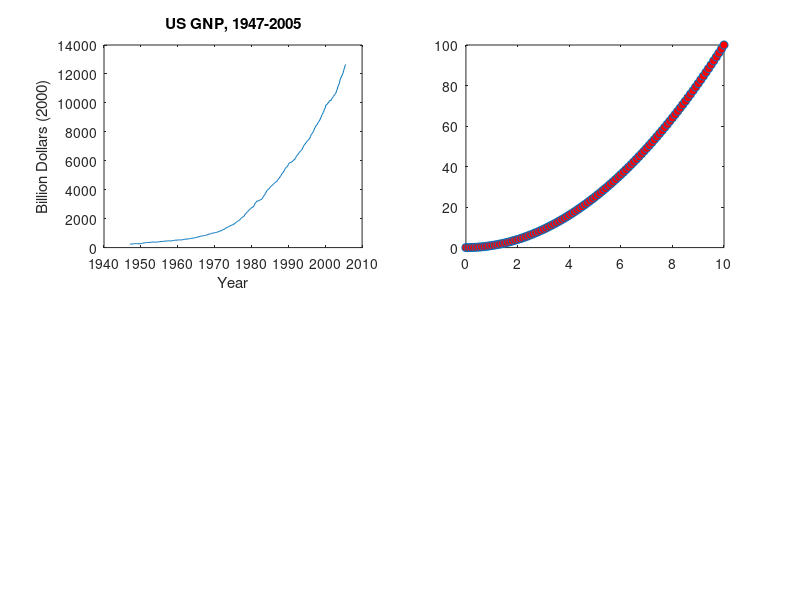

The MATLAB source for this figure: (Note: this script raises an error after producing the figure.)
%% Graph 1, US Gross National Product
% Load the lab5_1_GNP.csv data into MATLAB
% Hint: use csvread() to store the data in a variable
Yearly_GNP = csvread('lab5_1_GNP.csv');

% Store the fist column of the data in a variable called 'years'
years = Yearly_GNP(:,1);

% Store the second column of the data in a variable called 'GNP'
GNP = Yearly_GNP(:,2);

% Set the location of this graph as the top left corner of the figure
% Hint: use subplot()
figure();
subplot(2, 2, 1);

% Plot Graph 1 with years on the x-axis and GNP on the y-axis
plot(years, GNP);

% Title Graph 1 as 'US GNP, 1947-2005'
title('US GNP, 1947-2005');
% Label the x-axis as 'Year'
xlabel('Year');
% Label the y-axis as 'Billion Dollars (2000)'
ylabel('Billion Dollars (2000)');

%% Graph 2, Quadratic Function
% Create a vector, x1, with values from 0 to 10 with increments of 0.01
x1 = linspace(0, 10, 101);

% Create a vector, y1, with the same dimensions of x1, 
% where y1 is x1 squared
y1 = x1 .^ 2;

% Plot this graph in the top right corner of the figure
% Use your x variable for the x-axis and y variable as the y-axis
% Use a red line with circle markers when plotting
subplot(2, 2, 2);
p = plot(x1, y1, 'o', 'MarkerFaceColor', 'r');
p(1).Color = 'red';
%set(gca, 'XTick', (0:2:10));
%set(gca, 'YTick', (0:20:100));

% Title this graph as 'Graph of a Quadratic Function'
title('Graph of a Quadratic Function');
% Label the x-axis as 'x'
xlabel('x');
% Label the y-axis as 'y'
ylabel('y');


%% Graph 3, Square Root Function
% Create a vector, x2, of x values from 0 to 10 with increments of 0.01
% Create a vector, y2, of y values where y is the square root of x
x2 = linspace(0, 10, 101);
y2 = sqrt(x2);

% Plot this graph in the bottom left corner of the figure
% Use your x variable for the x-axis and y variable as the y-axis
% Use a green solid line when plotting
subplot(2, 2, 3);
p2 = plot(x2, y2);
p2(1).Color = 'green';

% Title this graph as 'Graph of a Square Root Function'
title('Graph of a Square Root Function');
% Label the x-axis as 'x'
xlabel('x');
%set(gca, 'XTick', (0:2:10));
% Label the y-axis as 'y'
ylabel('y');



%% Graph 4, Multiple Functions on One Plot!
% Plot the functions from Graph 2 and Graph 3 on the same plot
% Set the location of this graph as the bottom right corner of the figure
% Hint: use one plot() function
subplot(2, 2, 4);
p3 = plot(x1,y1,x2,y2);

% Set the x-axis bounds from 0 to 10 and the y-axis bounds from 0 to 5
xlim([0 10]);
ylim([0 5]);

% Title this graph as 'Graph of Two Functions'
title('Graph of Two Functions');
% Label the x-axis as 'x'
xlabel('x');
% Label the y-axis as 'y'
ylabel('y');

% Add a legend in the bottom right corner of the graph
% Label the functions as 'y = x^2' and 'y = sqrt(x)'
legend('y = x^2', 'y = sqrt(x)', 'Location', 'southeast');


%% Saving data as a CSV
% Place your y1 and y2 data in a matrix
% Ensure the matrix has two columns (instead of two rows)
% Hint: you may have to transpose your data
Mat(:, 1) = y1;
Mat(:, 2) = y2;

% Write the matrix to the file 'lab5_1.csv'
csvwrite('lab5_1.csv', Mat);


%% Saving data as a PNG
% Save the figure (with the four plots) to the file 'lab5_1.png'
% Hint: print(filename, filetype)
print('lab5_1.png', '-dpng');

